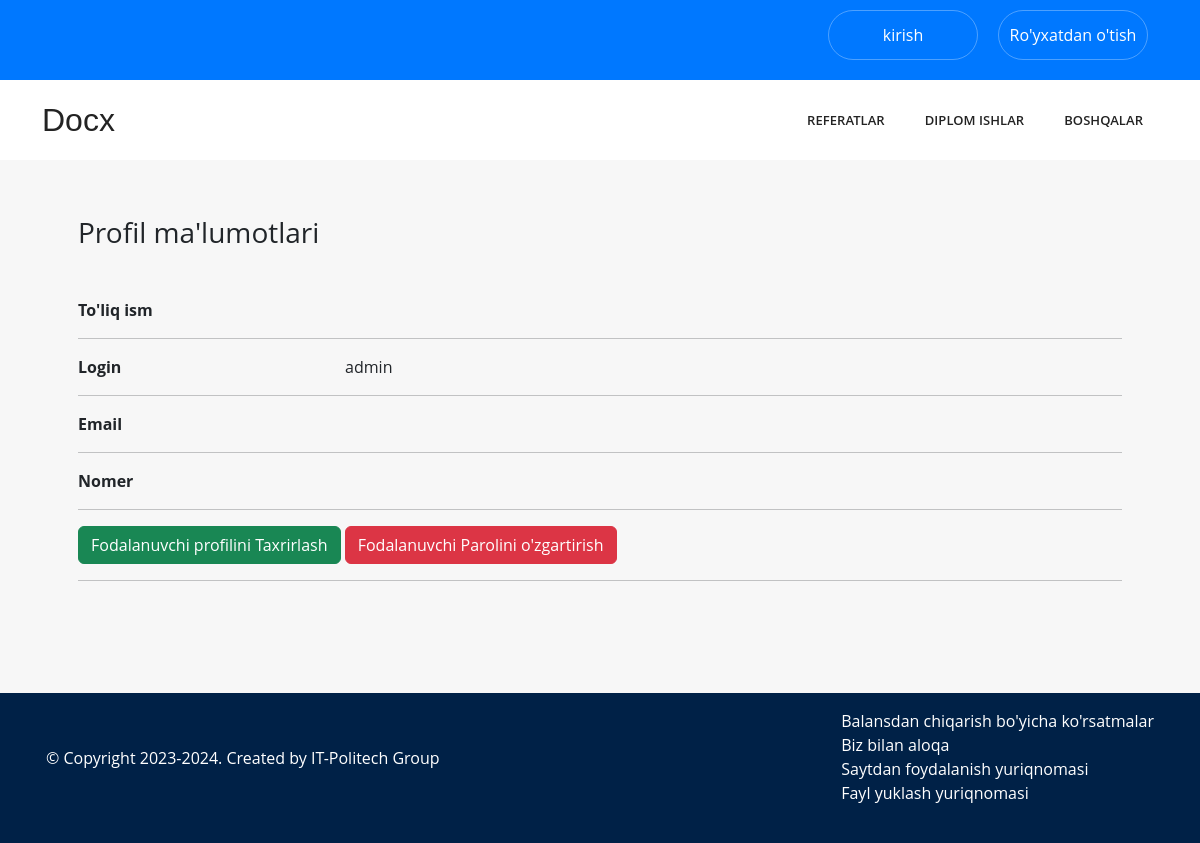
The page /users/profile/admin on the database as committed earlier.
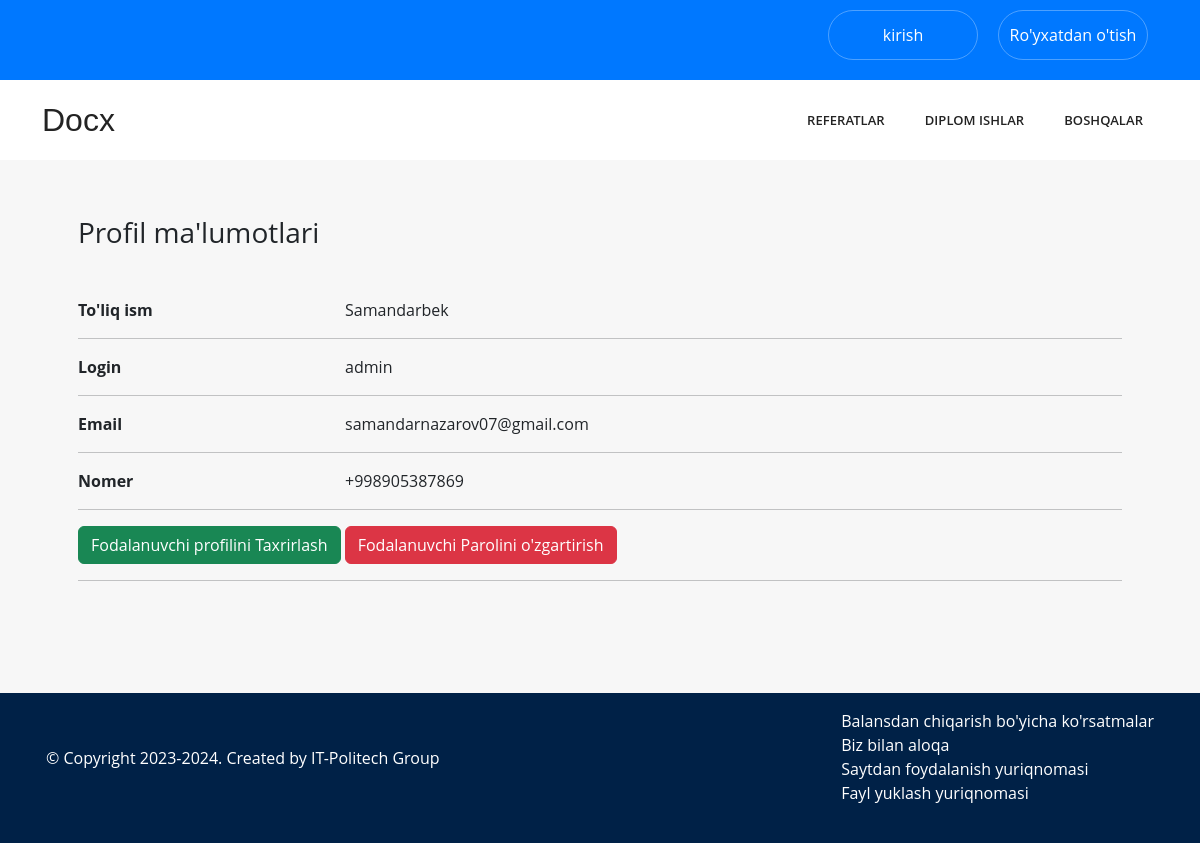
The same page on the database as committed later.
### users/models.py (models this page shows, shortened)
class CustomUser(AbstractUser):
    username = models.CharField(max_length=150, unique=True)
    phone_number = models.CharField(max_length=15)

### users/views.py (the view)
# urls.py: path('profile/<str:username>',ProfileView.as_view(), name='profile'),
class ProfileView(View):
    def get(self,request, username):
        user = get_object_or_404(CustomUser,username=username)
        return render(request, 'profile.html',{'customuser':user})

### myapp/views.py (called while the page is built)
def for_all_pages(request):
    category = Category.objects.all()
    science = CategoryScience.objects.all()
    return {"category":category, "science":science}

### templates/profile.html
{% extends "base.html" %}
{% load static %}
{% block content %}
<div class="container p-5 mb-5">
    <h3 class='mt-2 mb-5'>Profil ma'lumotlari</h3>
    <div class="row mt-5">
        <div class="col-sm-3"><strong>To'liq ism</strong></div>
        <div class="col-sm-9">{{ customuser.first_name }}</div>
    </div>
    <hr>
    <div class="row">
        <div class="col-sm-3"><strong>Login</strong></div>
        <div class="col-sm-9">{{ customuser.username }}</div>
    </div>
    <hr>
    <div class="row">
        <div class="col-sm-3"><strong>Email</strong></div>
        <div class="col-sm-9"> {{ customuser.email }} </div>
    </div>
    <hr>
    <div class="row">
        <div class="col-sm-3"><strong>Nomer</strong></div>
        <div class="col-sm-9"> {{ customuser.phone_number }} </div>
    </div>
    <hr>
    <div class="row">
        <div class="col-sm-9">
            <a href="{% url "users:update"  %}" class='btn btn-success'>Fodalanuvchi profilini Taxrirlash</a>
            <a href="{% url "password_change" %}" class='btn btn-danger'>Fodalanuvchi Parolini o'zgartirish</a>
        </div>
    </div>
    <hr>
</div>
{% endblock content %}

Rows that differ between the two databases and show on the page:
changed CustomUser "admin": first_name (not shown) → "Samandarbek"; email (not shown) → "samandarnazarov07@gmail.com"; phone_number (not shown) → "+998905387869"
